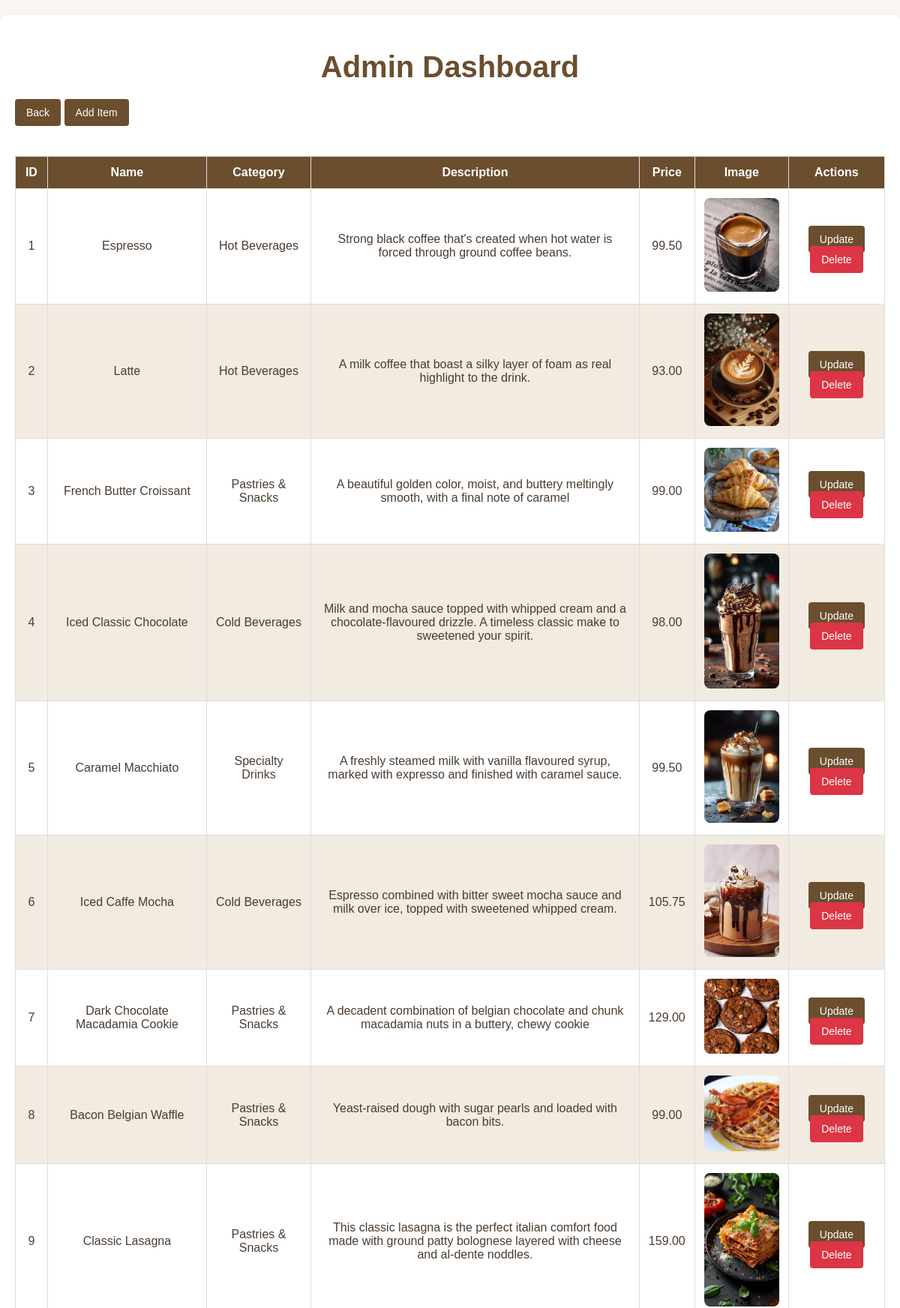
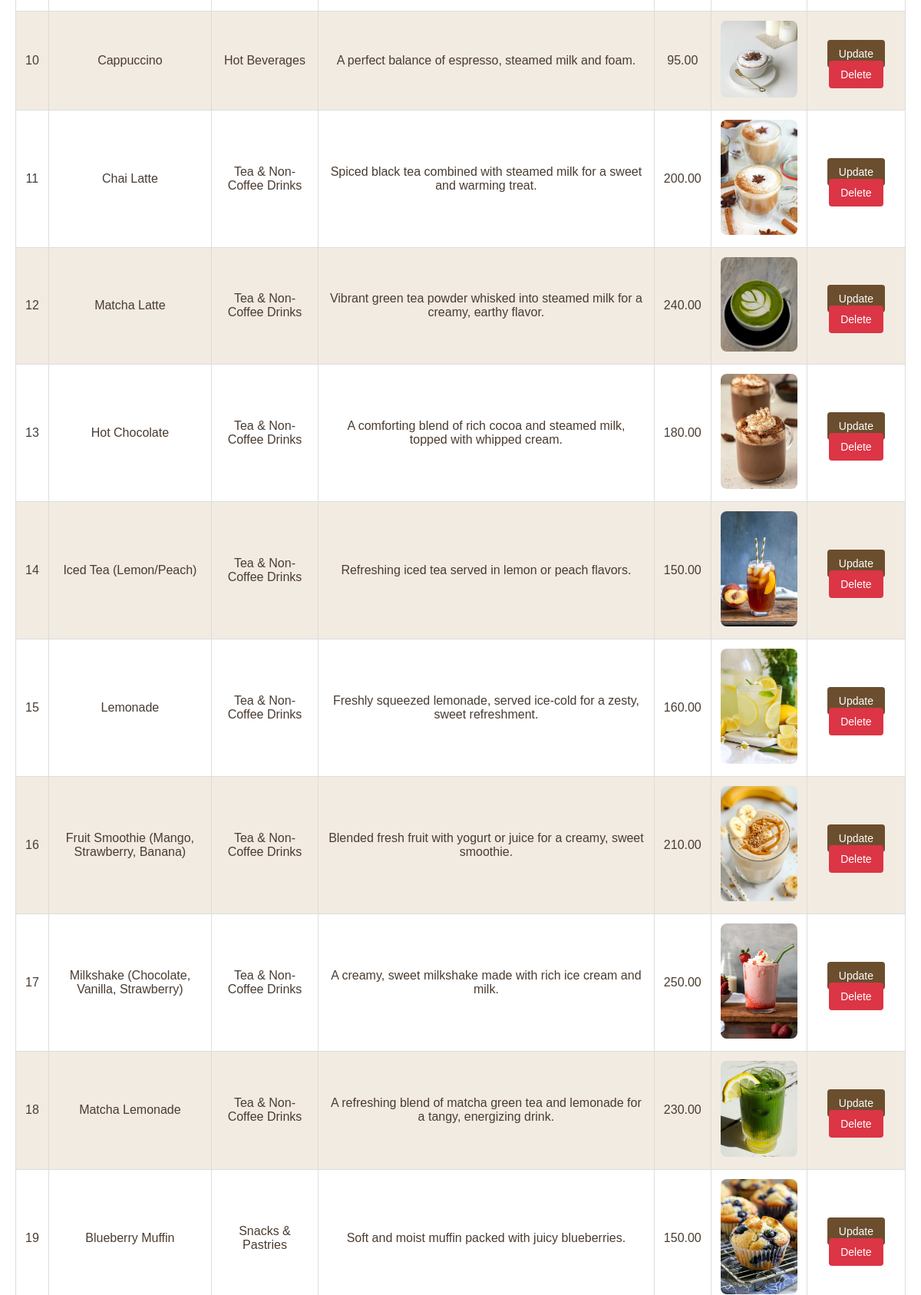
Page /MyProject/admin/manage_orders.php (upper part) on the committed database (2 pictures, top to bottom).
### tables this page shows
CREATE TABLE `menu_items` (
  `item_id` int(11) NOT NULL,
  `item_name` varchar(255) NOT NULL,
  `item_category` varchar(100) NOT NULL,
  `item_desc` varchar(255) NOT NULL,
  `item_price` decimal(10,2) NOT NULL,
  `item_image` varchar(255) DEFAULT NULL
);

### MyProject/admin/manage_orders.php (the view, shortened to what this page needs)
<?php
include '../db_config.php';
?>
<!DOCTYPE html>
<html lang="en">
<head>
</head>
<body>
    <div class="container">
        <h1>Admin Dashboard</h1>
        <a href="index.php" class="btn-back">Back</a>
        <a href="#haha" class="btn-back">Add Item</a>
        <table>
            <thead>
                <tr>
                    <th>ID</th>
                    <th>Name</th>
                    <th>Category</th>
                    <th>Description</th>
                    <th>Price</th>
                    <th>Image</th>
                    <th>Actions</th>
                </tr>
            </thead>
            <tbody>
            <?php
            $sql = "SELECT * FROM menu_items";
            $stmt = $conn->query($sql);
            if ($stmt->rowCount() > 0) {
                while ($row = $stmt->fetch(PDO::FETCH_ASSOC)) {
                    echo "<tr>
                            <td>{$row['item_id']}</td>
                            <td>{$row['item_name']}</td>
                            <td>{$row['item_category']}</td>
                            <td>{$row['item_desc']}</td>
                            <td>{$row['item_price']}</td>
                            <td><img src='images/{$row['item_image']}'></td>
                            <td>
                                <button onclick=\"openUpdateModal(
                                    '{$row['item_id']}',
                                    '{$row['item_name']}',
                                    '{$row['item_category']}',
                                    '{$row['item_desc']}',
                                    '{$row['item_price']}'
                                )\">Update</button>
                                <a class='delete-btn' href='manage_orders.php?delete={$row['item_id']}'>Delete</a>
                            </td>
                          </tr>";
                }
            } else {
                echo "<tr><td colspan='7'>No items found</td></tr>";
            }
            ?>
            </tbody>
        </table>
    </div>
</body>
</html>

### MyProject/admin/manage_orders.php (style rules this page uses)
body { font-family: 'Arial', sans-serif; margin: 0; padding: 0; background-color: #f9f5f0; color: #4a3c31; }
.container { max-width: 1200px; margin: 20px auto; padding: 20px; background: #fff; border-radius: 8px; box-shadow: 0 4px 6px rgba(0, 0, 0, 0.1); }
h1 { text-align: center; font-size: 2.5em; color: #6b4e2e; margin-bottom: 20px; }
table { width: 100%; border-collapse: collapse; margin-top: 20px; }
table, th, td { border: 1px solid #ddd; }
th, td { padding: 12px; text-align: center; }
th { background-color: #6b4e2e; color: #fff; }
tr:nth-child(even) { background-color: #f2ebe1; }
img { max-width: 100px; border-radius: 8px; }
button, .btn-back, .delete-btn { padding: 10px 15px; font-size: 14px; color: #fff; border: none; border-radius: 4px; text-decoration: none; cursor: pointer; }
button { background-color: #6b4e2e; }
.btn-back { background-color: #6b4e2e; margin-bottom: 20px; display: inline-block; }
.delete-btn { background-color: #dc3545; }
html { scroll-behavior: smooth; }

### rows in the picture
menu_items: item_id "1", item_name "Espresso", item_category "Hot Beverages", item_desc "Strong black coffee that's created when hot water is forced through ground coffee beans.", item_price "99.50", item_image (picture)
menu_items: item_id "2", item_name "Latte", item_category "Hot Beverages", item_desc "A milk coffee that boast a silky layer of foam as real highlight to the drink.", item_price "93.00", item_image (picture)
menu_items: item_id "3", item_name "French Butter Croissant", item_category "Pastries & Snacks", item_desc "A beautiful golden color, moist, and buttery meltingly smooth, with a final note of caramel", item_price "99.00", item_image (picture)
menu_items: item_id "4", item_name "Iced Classic Chocolate", item_category "Cold Beverages", item_desc "Milk and mocha sauce topped with whipped cream and a chocolate-flavoured drizzle. A timeless classic make to sweetened your spirit.", item_price "98.00", item_image (picture)
menu_items: item_id "5", item_name "Caramel Macchiato", item_category "Specialty Drinks", item_desc "A freshly steamed milk with vanilla flavoured syrup, marked with expresso and finished with caramel sauce.", item_price "99.50", item_image (picture)
menu_items: item_id "6", item_name "Iced Caffe Mocha", item_category "Cold Beverages", item_desc "Espresso combined with bitter sweet mocha sauce and milk over ice, topped with sweetened whipped cream.", item_price "105.75", item_image (picture)
menu_items: item_id "7", item_name "Dark Chocolate Macadamia Cookie", item_category "Pastries & Snacks", item_desc "A decadent combination of belgian chocolate and chunk macadamia nuts in a buttery, chewy cookie", item_price "129.00", item_image (picture)
menu_items: item_id "8", item_name "Bacon Belgian Waffle", item_category "Pastries & Snacks", item_desc "Yeast-raised dough with sugar pearls and loaded with bacon bits.", item_price "99.00", item_image (picture)
menu_items: item_id "9", item_name "Classic Lasagna", item_category "Pastries & Snacks", item_desc "This classic lasagna is the perfect italian comfort food made with ground patty bolognese layered with cheese and al-dente noddles.", item_price "159.00", item_image (picture)
menu_items: item_id "10", item_name "Cappuccino", item_category "Hot Beverages", item_desc "A perfect balance of espresso, steamed milk and foam.", item_price "95.00", item_image (picture)
menu_items: item_id "11", item_name "Chai Latte", item_category "Tea & Non-Coffee Drinks", item_desc "Spiced black tea combined with steamed milk for a sweet and warming treat.", item_price "200.00", item_image (picture)
menu_items: item_id "12", item_name "Matcha Latte", item_category "Tea & Non-Coffee Drinks", item_desc "Vibrant green tea powder whisked into steamed milk for a creamy, earthy flavor.", item_price "240.00", item_image (picture)
menu_items: item_id "13", item_name "Hot Chocolate", item_category "Tea & Non-Coffee Drinks", item_desc "A comforting blend of rich cocoa and steamed milk, topped with whipped cream.", item_price "180.00", item_image (picture)
menu_items: item_id "14", item_name "Iced Tea (Lemon/Peach)", item_category "Tea & Non-Coffee Drinks", item_desc "Refreshing iced tea served in lemon or peach flavors.", item_price "150.00", item_image (picture)
menu_items: item_id "15", item_name "Lemonade", item_category "Tea & Non-Coffee Drinks", item_desc "Freshly squeezed lemonade, served ice-cold for a zesty, sweet refreshment.", item_price "160.00", item_image (picture)
menu_items: item_id "16", item_name "Fruit Smoothie (Mango, Strawberry, Banana)", item_category "Tea & Non-Coffee Drinks", item_desc "Blended fresh fruit with yogurt or juice for a creamy, sweet smoothie.", item_price "210.00", item_image (picture)
menu_items: item_id "17", item_name "Milkshake (Chocolate, Vanilla, Strawberry)", item_category "Tea & Non-Coffee Drinks", item_desc "A creamy, sweet milkshake made with rich ice cream and milk.", item_price "250.00", item_image (picture)
menu_items: item_id "18", item_name "Matcha Lemonade", item_category "Tea & Non-Coffee Drinks", item_desc "A refreshing blend of matcha green tea and lemonade for a tangy, energizing drink.", item_price "230.00", item_image (picture)
menu_items: item_id "19", item_name "Blueberry Muffin", item_category "Snacks & Pastries", item_desc "Soft and moist muffin packed with juicy blueberries.", item_price "150.00", item_image (picture)
